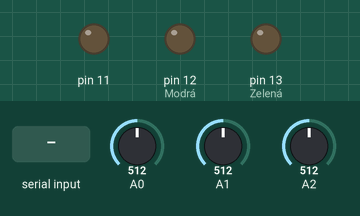
Recording of a sketch running on a simulated Arduino Uno, built with avr-gcc and run on an emulated ATmega328P. On the bench: output pins drawn as LEDs (lit = HIGH). The inputs (shaded band) are chosen by the test bench; at power-on: A0 = 512, A1 = 512, A2 = 512. What the sketch prints to the serial monitor is not drawn.

Above: at 1.2 s.
1.3 s: "r90\n" received over Serial
At 1.7 s:
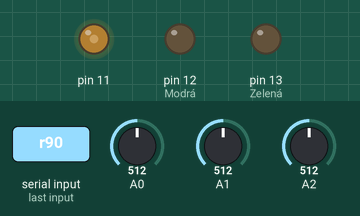
2.9 s: "r,45\n" received over Serial
At 3.3 s:
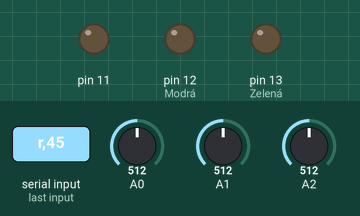
Timing chart, 0 to 5.9 s (numbered marks = the images above; inputs shaded):
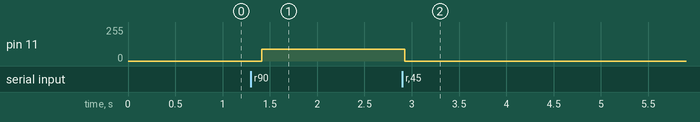

The sketch:

osvetleni.ino
```cpp
int state = 8;
int lastState = -1; // Uložíme si poslední stav
float mvInput = 4.9;

void setup() {
  pinMode(11, OUTPUT); // Červená
  pinMode(12, OUTPUT); // Modrá
  pinMode(13, OUTPUT); // Zelená
  pinMode(A0, INPUT);
  pinMode(A1, INPUT);
  pinMode(A2, INPUT);
  Serial.begin(9600);

  analogWrite(11, 0); // Červená vypnuta
  analogWrite(12, 0); // Modrá vypnuta
  analogWrite(13, 0); // Zelená vypnuta
}

void loop() {
  if (Serial.available() > 0) {
    String receivedValue = Serial.readStringUntil('\n');
    if (receivedValue.startsWith("r")) {
      int redValue = receivedValue.substring(1).toInt();
      setRed(redValue);
    } else if (receivedValue.startsWith("g")) {
      int greenValue = receivedValue.substring(1).toInt();
      setGreen(greenValue);
    } else if (receivedValue.startsWith("b")) {
      int blueValue = receivedValue.substring(1).toInt();
      setBlue(blueValue);
    }
  }

  readVoltage();
  delay(200);
}

void setRed(int value) {
  analogWrite(11, value); // Nastavení červené barvy
  delay(100);
}

void setGreen(int value) {
  analogWrite(13, value); // Nastavení zelené barvy
  delay(100);
}

void setBlue(int value) {
  analogWrite(12, value); // Nastavení modré barvy
  delay(100);
}

void readVoltage() {
    float voltageA0 = analogRead(A0) * mvInput;
    float voltageA1 = analogRead(A1) * mvInput;
    float voltageA2 = analogRead(A2) * mvInput;
    Serial.print(voltageA0);
    Serial.print(",");
    Serial.print(voltageA1);
    Serial.print(",");
    Serial.println(voltageA2);
}
```

Measured:
- after the input at 1.3 s, pin 11: 0/255 → 90/255 after 0.11 s
- after the input at 2.9 s, pin 11: 90/255 → 0/255 at once
